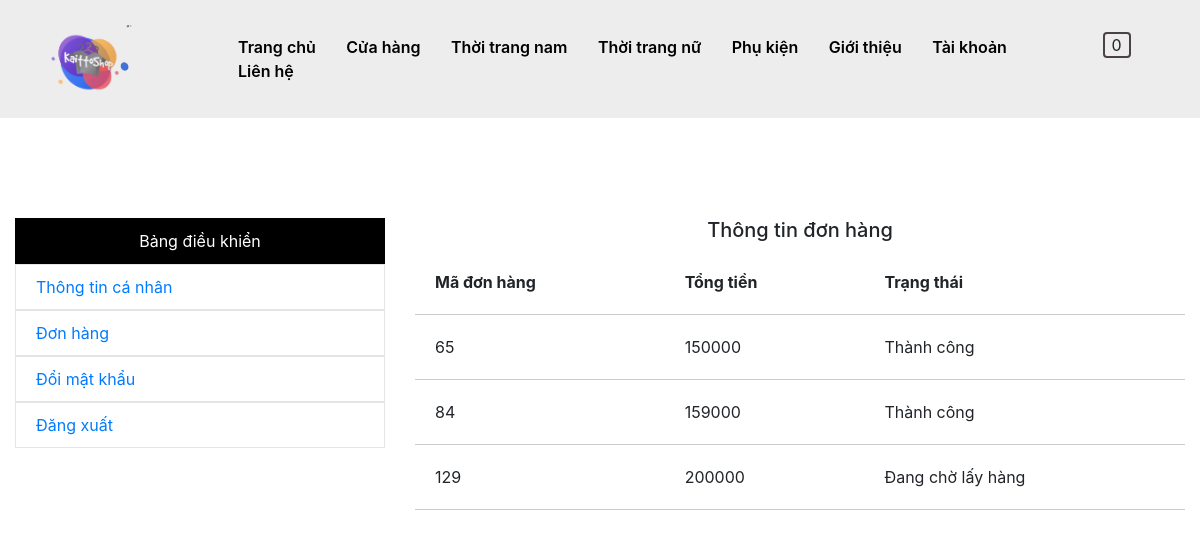
The page /?controller=tai-khoan&action=don-hang (signed in) on the database its author committed.
### tables this page shows
CREATE TABLE `transaction` (
  `id` int(11) NOT NULL,
  `status` int(11) NOT NULL,
  `user_id` int(11) DEFAULT NULL,
  `user_name` varchar(200) DEFAULT NULL,
  `user_email` varchar(200) DEFAULT NULL,
  `user_phone` varchar(13) DEFAULT NULL,
  `address` varchar(200) DEFAULT NULL,
  `amount` int(11) DEFAULT NULL,
  `message` text DEFAULT NULL,
  `created` timestamp NOT NULL DEFAULT current_timestamp() ON UPDATE current_timestamp()
);

### index.php (called while the page is built)
<?php include('controller/route.php') ?>

### models/db.php (called while the page is built, shortened)
<?php
	 class db{
		private $host ='localhost';
		private $user ='root';
		private $pass = '';
		private $database = "kaittoshop";
		public function connect(){
			$this->conn = new mysqli($this->host,$this->user,$this->pass,$this->database);
			if(!$this->conn){
				die;
			}else{
				mysqli_set_charset($this->conn,'utf8');
				return $this->conn;
			}
		}
	}
?>

### models/userModel.php (called while the page is built, shortened)
<?php
	include "db.php";
	class userModel extends db
	{
			public function select_don_hang($user){
				$sql = "SELECT transaction.* FROM transaction LEFT JOIN user ON transaction.user_id = user.id WHERE user.username = '$user'";
				$data=$this->connect()->query($sql);
				 return $data;
			}
	}
 ?>

### views/user/setting/product.php (the view)
<h5 class="text-center">Thông tin đơn hàng</h5>
<div class="row don-hang">
	<div class="col-md-12">
		<table style="width: 100%;">
			<tr>
				<th>Mã đơn hàng</th>
				<th>Tổng tiền</th>
				<th>Trạng thái</th>
			</tr>
			<?php foreach ($data as $key => $value): ?>
				<tr>
				<td><?=$value['id']?></td>
				<td><?=$value['amount']?></td>
				<td><?php if($value['status']==0){echo "Đang chờ lấy hàng";}else if($value['status']==1){echo "Đang giao hàng";}else echo "Thành công"; ?></td>
			</tr>
			<?php endforeach ?>
		</table>
	</div>
</div>

### public/css/style.css (style rules this page uses)
* { margin: 0; padding: 0; list-style-type: none; text-decoration: none; }

### public/css/taikhoan.css (style rules this page uses)
.don-hang table { width: 100%; }
.don-hang table tr { border-bottom: 1px solid #ccc; }
.don-hang table tr th,.don-hang table tr td { padding: 20px; }

### rows shown on the page
transaction: id "65", amount "150000", status "Thành công"
transaction: id "84", amount "159000", status "Thành công"
transaction: id "129", amount "200000", status "Đang chờ lấy hàng"
